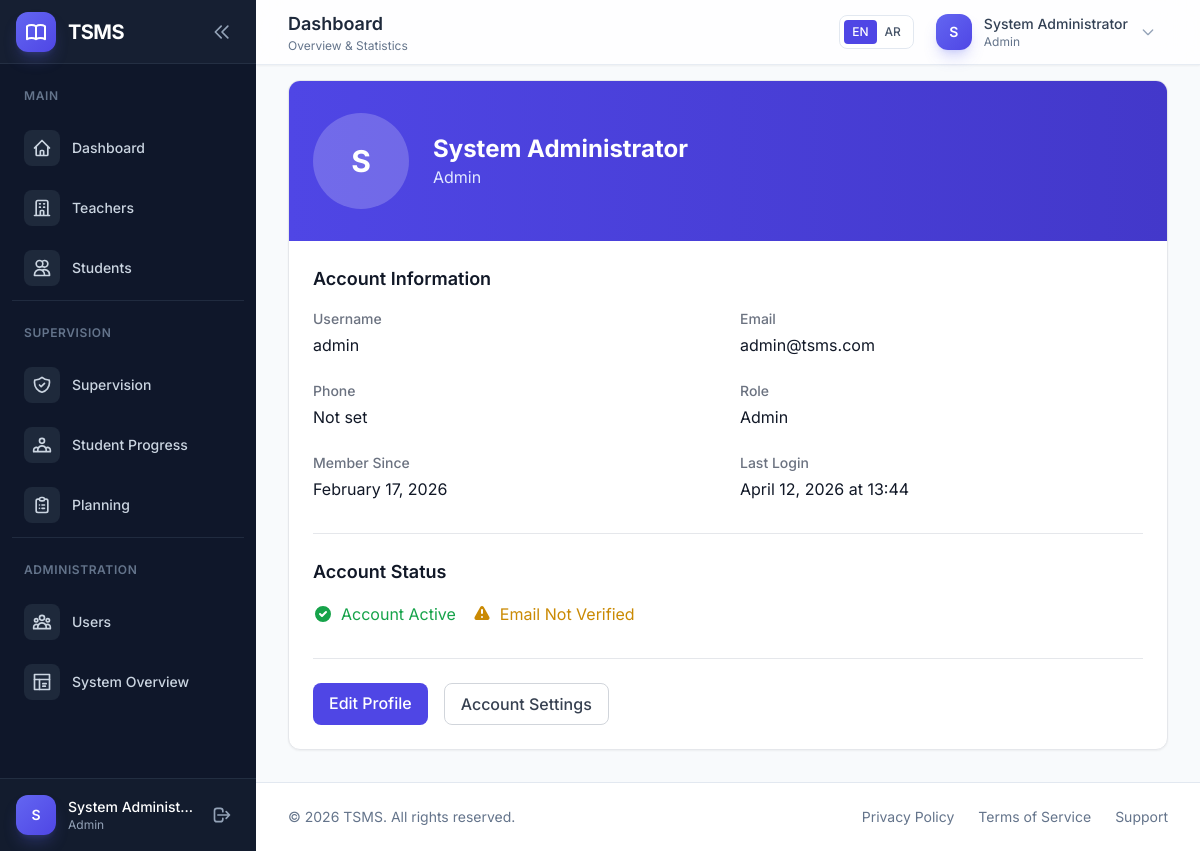
Before: /auth/profile (signed in) with the older database file.
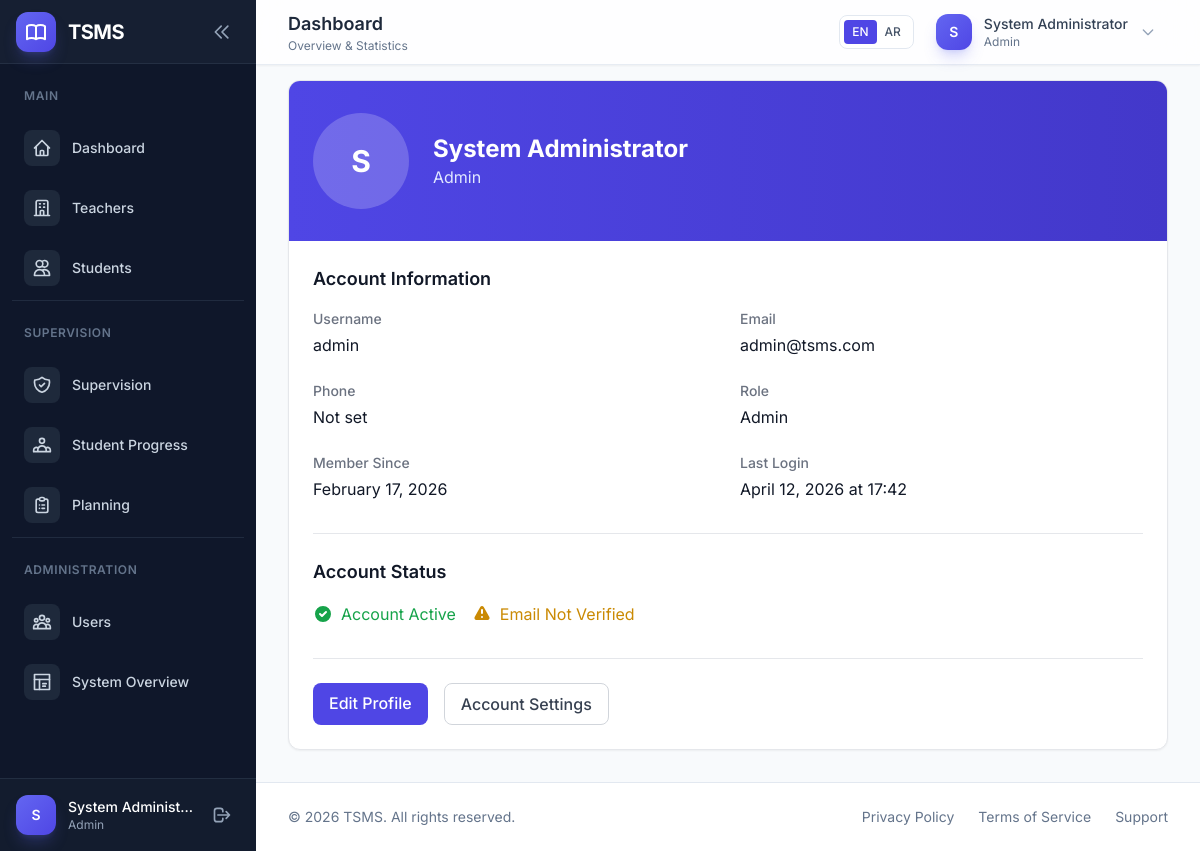
After: the same page with the newer database file.
### app/models/user.py (models this page shows, shortened)
class User(UserMixin, db.Model):
    __tablename__ = 'users'
    id = db.Column(db.Integer, primary_key=True)
    name = db.Column(db.String(128), nullable=False)
    username = db.Column(db.String(64), unique=True, nullable=False, index=True)
    email = db.Column(db.String(120), unique=True, nullable=False, index=True)
    password_hash = db.Column(db.String(256), nullable=False)
    role = db.Column(db.Enum(UserRole), nullable=False, default=UserRole.TEACHER)
    status = db.Column(db.Enum(UserStatus), nullable=False, default=UserStatus.ACTIVE)
    created_at = db.Column(db.DateTime, default=datetime.utcnow, index=True)
    updated_at = db.Column(db.DateTime, default=datetime.utcnow, onupdate=datetime.utcnow)
    last_login_at = db.Column(db.DateTime)
    teacher_profile = db.relationship(
        'Teacher',
        backref='user',
        uselist=False,
        cascade='all, delete-orphan',
        lazy='joined'
    )
    supervisor_profile = db.relationship(
        'Supervisor',
        backref='user',
        uselist=False,
        cascade='all, delete-orphan',
        lazy='joined'
    )
    @property
    def password(self):
        """Prevent password from being read."""
        raise AttributeError('Password is not a readable attribute')
    def is_admin(self):
        return self.role == UserRole.ADMIN
    def is_supervisor(self):
        return self.role == UserRole.SUPERVISOR
    def is_teacher(self):
        return self.role == UserRole.TEACHER

### app/blueprints/auth/routes.py (the view)
@auth_bp.route('/profile')
@login_required
def profile():
    return render_template('auth/profile.html', user=current_user)

### app/__init__.py (called while the page is built)
def _select_locale():
    lang = request.args.get('lang', type=str)
    if lang in SUPPORTED_LANGUAGES:
        session['language'] = lang
        return lang
    session_lang = session.get('language')
    if session_lang in SUPPORTED_LANGUAGES:
        return session_lang
    return request.accept_languages.best_match(SUPPORTED_LANGUAGES) or 'en'

def _init_extensions(app):
    from app.extensions import db, migrate, login_manager, csrf, babel
    db.init_app(app)
    migrate.init_app(app, db)
    login_manager.init_app(app)
    csrf.init_app(app)
    babel.init_app(app, locale_selector=_select_locale)
    from app.models import User
    @login_manager.user_loader
    def load_user(user_id):
        return User.query.get(int(user_id))

### app/blueprints/auth/routes.py (called while the page is built)
@auth_bp.before_app_request
def before_request():
    if current_user.is_authenticated:
        if current_user.status != UserStatus.ACTIVE:
            logout_user()
            flash(_('Your account is no longer active.'), 'warning')
            return redirect(url_for('auth.login'))

### app/templates/auth/profile.html (shortened to what the changed rows need)
{% extends "layouts/dashboard.html" %}
{% block content %}
<div class="max-w-4xl mx-auto">
    <div class="bg-white rounded-xl shadow-sm border border-gray-200 overflow-hidden">
        <div class="bg-gradient-to-r from-primary-600 to-primary-700 px-6 py-8">
            <div class="flex items-center space-x-6">
                <div class="w-24 h-24 rounded-full bg-white/20 flex items-center justify-center text-white text-3xl font-bold">
                    {{ current_user.name[0] }}
                </div>
                <div>
                    <h2 class="text-2xl font-bold text-white">{{ current_user.name }}</h2>
                    <p class="text-primary-100">{{ current_role_label }}</p>
                </div>
            </div>
        </div>
        <div class="p-6">
            <div class="grid grid-cols-1 md:grid-cols-2 gap-6">
                <div>
                    <label class="block text-sm font-medium text-gray-500">{{ _('Username') }}</label>
                    <p class="mt-1 text-gray-900">{{ current_user.username }}</p>
                </div>
                <div>
                    <label class="block text-sm font-medium text-gray-500">{{ _('Email') }}</label>
                    <p class="mt-1 text-gray-900">{{ current_user.email }}</p>
                </div>
                <div>
                    <label class="block text-sm font-medium text-gray-500">{{ _('Member Since') }}</label>
                    <p class="mt-1 text-gray-900">{{ current_user.created_at.strftime('%B %d, %Y') }}</p>
                </div>
                <div>
                    <label class="block text-sm font-medium text-gray-500">{{ _('Last Login') }}</label>
                    <p class="mt-1 text-gray-900">
                        {{ current_user.last_login_at.strftime('%B %d, %Y at %H:%M') if current_user.last_login_at else _('Never') }}
                    </p>
                </div>
            </div>
        </div>
    </div>
</div>
{% endblock %}

### app/templates/components/sidebar.html (shortened to what the changed rows need)
<aside :class="sidebarOpen ? 'w-64' : 'w-20'"
    class="fixed inset-y-0 z-50 bg-slate-900 sidebar-transition hidden lg:flex lg:flex-col"
    style="{% if current_direction == 'rtl' %}right: 0; left: auto;{% else %}left: 0; right: auto;{% endif %}">
    <div class="p-4 border-t border-slate-700/50 bg-slate-800/30">
        <div class="flex items-center">
            <div class="flex-shrink-0">
                <div class="w-10 h-10 rounded-xl bg-gradient-to-br from-primary-500 to-primary-600 flex items-center justify-center text-white font-semibold text-sm shadow-lg shadow-primary-500/25">
                    {{ current_user.name[0]|upper }}
                </div>
            </div>
            <div x-show="sidebarOpen" x-transition class="ml-3 flex-1 min-w-0">
                <p class="text-sm font-medium text-white truncate">{{ current_user.name }}</p>
                <p class="text-xs text-slate-400 truncate">{{ current_role_label }}</p>
            </div>
        </div>
    </div>
</aside>

### app/templates/components/navbar.html (shortened to what this page needs)
<header :class="sidebarOpen ? '{{ 'lg:pr-64' if current_direction == 'rtl' else 'lg:pl-64' }}' : '{{ 'lg:pr-20' if current_direction == 'rtl' else 'lg:pl-20' }}'"
        class="fixed top-0 right-0 left-0 z-40 transition-all duration-300">
    <div class="bg-white/80 backdrop-blur-xl border-b border-slate-200/80 shadow-sm">
        <div class="flex items-center justify-between h-16 px-4 sm:px-6 lg:px-8">
            <div class="flex items-center gap-4">
                <div class="hidden sm:block">
                    <h1 class="text-lg font-semibold text-slate-800">{% block page_title %}{{ _('Dashboard') }}{% endblock %}</h1>
                    <p class="text-xs text-slate-500">{% block page_subtitle %}{{ _('Overview & Statistics') }}{% endblock %}</p>
                </div>
            </div>
            <div class="flex items-center gap-2 sm:gap-4">
                <div class="hidden md:flex items-center rounded-lg border border-slate-200 bg-white/70 p-1 text-xs font-medium">
                    <a href="{{ switch_lang_url('en') }}" class="px-2 py-1 rounded {% if current_language == 'en' %}bg-primary-600 text-white{% else %}text-slate-600 hover:text-slate-800{% endif %}">EN</a>
                    <a href="{{ switch_lang_url('ar') }}" class="px-2 py-1 rounded {% if current_language == 'ar' %}bg-primary-600 text-white{% else %}text-slate-600 hover:text-slate-800{% endif %}">AR</a>
                </div>
                <div x-data="{ profileOpen: false }" class="relative">
                    <button @click="profileOpen = !profileOpen"
                            class="flex items-center gap-3 p-1.5 {% if current_direction == 'rtl' %}pl-3{% else %}pr-3{% endif %} hover:bg-slate-100 rounded-xl transition-colors">
                        <div class="w-9 h-9 rounded-xl bg-gradient-to-br from-primary-500 to-primary-600 flex items-center justify-center text-white font-semibold text-sm shadow-lg shadow-primary-500/25">
                            {{ current_user.name[0]|upper }}
                        </div>
                        <div class="hidden sm:block {% if current_direction == 'rtl' %}text-right{% else %}text-left{% endif %}">
                            <p class="text-sm font-medium text-slate-700">{{ current_user.name }}</p>
                            <p class="text-xs text-slate-500">{{ current_role_label }}</p>
                        </div>
                        <svg class="hidden sm:block w-4 h-4 text-slate-400" fill="none" stroke="currentColor" viewBox="0 0 24 24">
                            <path stroke-linecap="round" stroke-linejoin="round" stroke-width="2" d="M19 9l-7 7-7-7"/>
                        </svg>
                    </button>
                </div>
            </div>
        </div>
    </div>
</header>

Changed rows visible on the page:
changed User "System Administrator": last_login_at "April 12, 2026 at 13:44" → "April 12, 2026 at 17:42"
